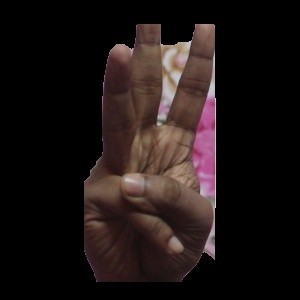
#> input picture Root/grabcut_img/W/W_1259.jpg, 300 x 300 px
$ python -i mp_runtime.py   (imports and definitions only)   (older library calls are emulated)
#> lines starting #> are read from the running program, lines starting #| are printed output that depends on the picture
import os, glob, csv
import numpy as np
import cv2
import mediapipe as mp
from mediapipe.framework.formats import landmark_pb2
import matplotlib.pyplot as plt
# %matplotlib widget
from matplotlib.pylab import size
import sys
sys.path.append(r"D:\Files\2025_Y4_S2\AMME5710\Major")  # add the folder to the Python path
import pandas as pd
from mpl_toolkits.mplot3d import Axes3D
import AutoGate
from IPython.display import clear_output
import time
import shutil
from tqdm import tqdm


from sklearn.model_selection import StratifiedKFold, cross_val_predict
from sklearn.pipeline import make_pipeline
from sklearn.preprocessing import StandardScaler
from sklearn.neighbors import KNeighborsClassifier
from sklearn.metrics import confusion_matrix, classification_report, accuracy_score
from sklearn.svm import SVC
import seaborn as sns
import joblib


def gray_world_white_balance(img, mask=None):
    """
    Gray-world white balance.
    If a mask is provided, compute averages only within the mask region
    (useful for hand region to avoid background color bias).
    """
    img_f = img.astype(np.float32)
    if mask is not None:
        mask_u8 = (mask > 0).astype(np.uint8)
        avg_b = cv2.mean(img_f[:,:,0], mask_u8)[0]
        avg_g = cv2.mean(img_f[:,:,1], mask_u8)[0]
        avg_r = cv2.mean(img_f[:,:,2], mask_u8)[0]
    else:
        avg_b, avg_g, avg_r = cv2.mean(img_f)[:3]

    avg_gray = (avg_b + avg_g + avg_r) / 3.0
    scale = [
        avg_gray / (avg_b + 1e-6),
        avg_gray / (avg_g + 1e-6),
        avg_gray / (avg_r + 1e-6)
    ]

    img_f[:,:,0] *= scale[0]
    img_f[:,:,1] *= scale[1]
    img_f[:,:,2] *= scale[2]
    return np.clip(img_f, 0, 255).astype(np.uint8)


def adjust_gamma(img, gamma=1.0):
    """
    Apply gamma correction.
    Note: gamma > 1 brightens the image; gamma < 1 darkens it.
    """
    invGamma = 1.0 / max(gamma, 1e-6)
    table = ((np.arange(256) / 255.0) ** invGamma * 255.0).astype(np.uint8)
    return cv2.LUT(img, table)


def clahe_on_l_lab(img_bgr, clip=2.0, tile=(8,8), mask=None):
    """
    Apply CLAHE (local contrast enhancement) on the L channel in Lab color space.
    If a mask is provided, only enhance the masked region (e.g., hand area).
    """
    lab = cv2.cvtColor(img_bgr, cv2.COLOR_BGR2LAB)
    L, a, b = cv2.split(lab)
    clahe = cv2.createCLAHE(clipLimit=float(clip), tileGridSize=tuple(tile))

    if mask is None:
        Lc = clahe.apply(L)
    else:
        Lc_all = clahe.apply(L)
        Lc = L.copy()
        Lc[mask > 0] = Lc_all[mask > 0]

    merged = cv2.merge([Lc, a, b])
    return cv2.cvtColor(merged, cv2.COLOR_LAB2BGR)


def denoise(img):
    """Light denoising using median filter and Non-local Means."""
    img = cv2.medianBlur(img, 3)
    return img


def normalize_hand_image(
    img_bgr,
    mask=None,              # optional binary mask for hand region
    use_hist_eq=False,      # optional global histogram equalization
    use_clahe=True,         # recommended for local contrast enhancement
    clahe_clip=2.0,
    clahe_tile=(12,12),
    auto_gamma=True,
    denoise_after=True
):
    """
    Unified image normalization pipeline for hand gesture preprocessing.

    Steps:
      1. Gray-world white balance
      2. Adaptive gamma correction
      3. Optional global histogram equalization
      4. CLAHE on L channel in Lab
      5. Optional denoising

    Notes:
      - If both hist_eq and CLAHE are enabled, run CLAHE last.
      - For dark images, gamma > 1.2 brightens them.
      - For bright images, gamma < 1.0 darkens them slightly.
      - If mask is provided, color and contrast are computed only on hand region.
    """
    img = img_bgr.copy()

    # 1) White balance (preferably on hand region only)
    img = gray_world_white_balance(img, mask=mask)

    # 2) Adaptive gamma correction
    if auto_gamma:
        if mask is not None:
            mean_lum = float(cv2.mean(cv2.cvtColor(img, cv2.COLOR_BGR2GRAY), (mask>0).astype(np.uint8))[0])
        else:
            mean_lum = float(np.mean(cv2.cvtColor(img, cv2.COLOR_BGR2GRAY)))

        # empirical thresholds
        if mean_lum < 100:
            gamma = 1.25  # brighten dark images
        elif mean_lum > 170:
            gamma = 0.9   # slightly darken overly bright images
        else:
            gamma = 1.0   # keep as-is

        img = adjust_gamma(img, gamma)

    # 3) Optional global histogram equalization
    if use_hist_eq:
        ycrcb = cv2.cvtColor(img, cv2.COLOR_BGR2YCrCb)
        y, cr, cb = cv2.split(ycrcb)
        y_eq = cv2.equalizeHist(y)
        img = cv2.cvtColor(cv2.merge([y_eq, cr, cb]), cv2.COLOR_YCrCb2BGR)

    # 4) CLAHE on L channel
    if use_clahe:
        img = clahe_on_l_lab(img, clip=clahe_clip, tile=clahe_tile, mask=mask)
        img = adjust_gamma(img, gamma=1.3)

    # 5) Optional denoising
    if denoise_after:
        img = denoise(img)

    return img

# Landmark indices (MediaPipe)
WRIST=0
TH_1, TH_2, TH_3, TH_4 = 1,2,3,4
IN_1, IN_2, IN_3, IN_4 = 5,6,7,8
MI_1, MI_2, MI_3, MI_4 = 9,10,11,12
RI_1, RI_2, RI_3, RI_4 = 13,14,15,16
PI_1, PI_2, PI_3, PI_4 = 17,18,19,20

# Chains (edges) for fingers
FINGERS = [
    [WRIST, TH_1, TH_2, TH_3, TH_4],
    [WRIST, IN_1, IN_2, IN_3, IN_4],
    [WRIST, MI_1, MI_2, MI_3, MI_4],
    [WRIST, RI_1, RI_2, RI_3, RI_4],
    [WRIST, PI_1, PI_2, PI_3, PI_4],
]

EDGES = []
# [2 lines not run here, left out]

HAND_CONNECTIONS = [
    (0,1), (1,2), (2,3), (3,4),        # thumb
    (0,5), (5,6), (6,7), (7,8),        # index
    (0,9), (9,10), (10,11), (11,12),   # middle
    (0,13), (13,14), (14,15), (15,16), # ring
    (0,17), (17,18), (18,19), (19,20)  # pinky
]

# Helper: display image with correct color handling
# [15 lines left out: function show_image, not called in this run]

# -------- Utilities --------
def ensure_dir(p):
    os.makedirs(p, exist_ok=True)
    return p

# [197 lines left out: functions normalize_landmarks_xy, landmarks_to_feature, draw_landmarks_bgr, grabcut_mask_from_landmarks, process_image_with_mediapipe, run_folder, not called in this run]


# [32 lines of commented-out code are left out]
WRIST = 0
MCP_INDEX, MCP_MIDDLE, MCP_RING, MCP_PINKY = 5, 9, 13, 17
TIP_THUMB = 4
TIP_IDS = [4, 8, 12, 16, 20]  # thumb→pinky tips

# ---- Small helpers ----
def _nz(v, eps=1e-9):
    n = np.linalg.norm(v)
    return v / (n + eps)

# [239 lines left out: functions mp_to_camera_frame, kabsch, normalize_hand_orientation, get_proximal_phalange_lengths, get_middle_phalange_lengths, joint_distance and 2 more, not called in this run]


# --- 1  Source & destination paths ---
src_root = r"D:\Files\2025_Y4_S2\AMME5710\Major\MediaPipeOutput"
dst_root = r"D:\Files\2025_Y4_S2\AMME5710\Major\NormalizedOutput"

# --- 2  Find all subfolder CSVs ---
csv_files = glob.glob(os.path.join(src_root, "*", "features63.csv"))
# [1 line not run here, left out]

# --- 3  Utility functions ---


def ensure_dir(path):
    os.makedirs(path, exist_ok=True)
    return path

# [36 lines left out: function mirror_and_save, not called in this run]


# [61 lines of commented-out code are left out]


import os, glob, re
import numpy as np
import pandas as pd
import cv2

# =========================
# Config
# =========================
BASE_FOLDER   = r"D:\Files\2025_Y4_S2\AMME5710\Major"
NORM_ROOT     = os.path.join(BASE_FOLDER, "NormalizedOutput")  # where features63_normalized.csv live (per class)
TYPE01_ROOT   = os.path.join(BASE_FOLDER, "Type_01")          # original images root by class (A,B,C,...)
OUT_CSV       = os.path.join(NORM_ROOT, "combined_features.csv")
POSSIBLE_EXTS = [".jpg", ".png", ".jpeg", ".JPG", ".PNG", ".JPEG"]


# =========================
# Hand topology / helpers
# =========================
# MediaPipe Hands indices
WRIST = 0
MCP_INDEX, MCP_MIDDLE, MCP_RING, MCP_PINKY = 5, 9, 13, 17
TIP_THUMB, TIP_INDEX, TIP_MIDDLE, TIP_RING, TIP_PINKY = 4, 8, 12, 16, 20

# Edges for bone-length features (21 joints)
EDGES = [
    (0,1),(1,2),(2,3),(3,4),          # thumb
    (0,5),(5,6),(6,7),(7,8),          # index
    (0,9),(9,10),(10,11),(11,12),     # middle
    (0,13),(13,14),(14,15),(15,16),   # ring
    (0,17),(17,18),(18,19),(19,20)    # pinky
]

FINGER_CHAINS = {
    "thumb":  [0,1,2,3,4],
    "index":  [0,5,6,7,8],
    "middle": [0,9,10,11,12],
    "ring":   [0,13,14,15,16],
    "pinky":  [0,17,18,19,20],
}

# [86 lines left out: functions _angle, _palm_quad_area_2d, _joint_angles, _spread_measures, _img_features, not called in this run]


# =========================
# FeatureCombiner
# =========================

class FeatureCombiner:
    """
    Receives:
      - img_bgr: original image (OpenCV BGR)
      - feat63:  (63,) flattened [x,y,z]*21  (typically canonical/normalized in your pipeline)
    Returns:
      dict of features (geometry + image stats).
    """
    def __init__(self, include_original63=False):
        self.include_original63 = include_original63

    # [150 lines left out: functions compute, load_per_class_csvs, find_original_image_path, main, not called in this run]


import cv2
import mediapipe as mp

# [51 lines of commented-out code are left out]


# [62 lines left out: function main, not called in this run]


# [2 lines not run here, left out]

>>> import cv2
>>> picture = cv2.imread('Root/grabcut_img/W/W_1259.jpg')
#> picture is the input picture: shape (300, 300, 3); mean B, G, R 20.1, 21, 29.5
>>> result = normalize_hand_image(picture)
#> in gray_world_white_balance, `avg_b, avg_g, avg_r = cv2.mean(img_f)[:3]`: avg_b = 20.06; avg_g = 21.04; avg_r = 29.45
#> in gray_world_white_balance, `avg_gray = (avg_b + avg_g + avg_r) / 3.0`: avg_gray = 23.52
#> in gray_world_white_balance, `scale = [ avg_gray / (avg_b + 1e-6), avg_gray / (avg_g + 1e-6), avg_gr..`: scale = [1.17, 1.12, 0.799]
#> in gray_world_white_balance, `img_f[:,:,0] *= scale[0]`:
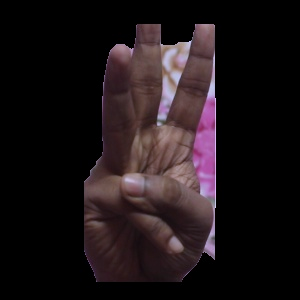
#> img_f: shape (300, 300, 3) float32; mean B, G, R 23.5, 21, 29.5; drawn with min black and max white
#> in gray_world_white_balance, `img_f[:,:,2] *= scale[2]`:
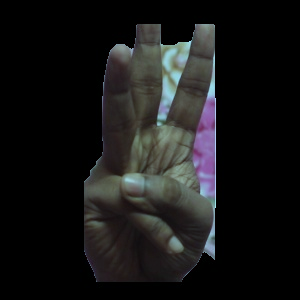
#> img_f: shape (300, 300, 3) float32; mean B, G, R 23.5, 23.5, 23.5; drawn with min black and max white
#> in normalize_hand_image, `mean_lum = float(np.mean(cv2.cvtColor(img, cv2.COLOR_BGR2GRAY)))`: mean_lum = 23.35
#> in clahe_on_l_lab, `lab = cv2.cvtColor(img_bgr, cv2.COLOR_BGR2LAB)`: lab: shape (300, 300, 3); mean of channels 0, 1, 2 31, 128.2, 128.2
#> in clahe_on_l_lab, `L, a, b = cv2.split(lab)`:
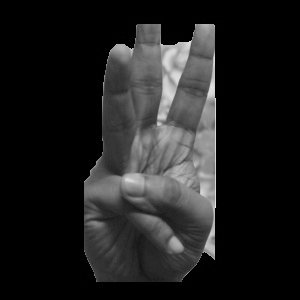
#> L: shape (300, 300); min 0, max 232, mean 31
#> in clahe_on_l_lab, `L, a, b = cv2.split(lab)`:
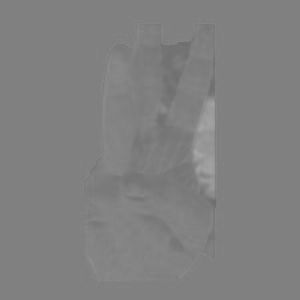
#> a: shape (300, 300); min 109, max 165, mean 128.2
#> in clahe_on_l_lab, `Lc = clahe.apply(L)`:
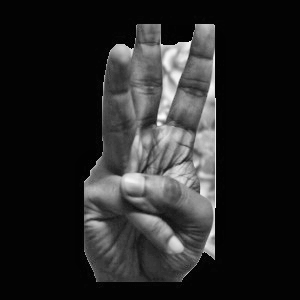
#> Lc: shape (300, 300); min 2, max 251, mean 37.1
#> in clahe_on_l_lab, `merged = cv2.merge([Lc, a, b])`: merged: shape (300, 300, 3); mean of channels 0, 1, 2 37.1, 128.2, 128.2
#> in clahe_on_l_lab, `return cv2.cvtColor(merged, cv2.COLOR_LAB2BGR)`:
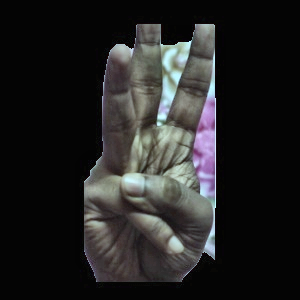
#> returned value: shape (300, 300, 3); mean B, G, R 35.6, 35.7, 36
#> call 2 of adjust_gamma, with gamma = 1.3
#> in adjust_gamma (call 2), `return cv2.LUT(img, table)`:
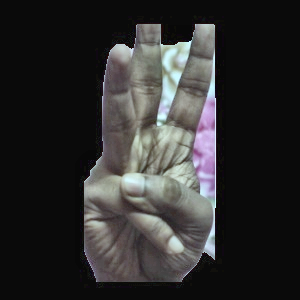
#> returned value: shape (300, 300, 3); mean of channels 0, 1, 2 46.3, 46.5, 47.1; drawn as B, G, R

$ run again, on Root/grabcut_img/W/W_56.jpg
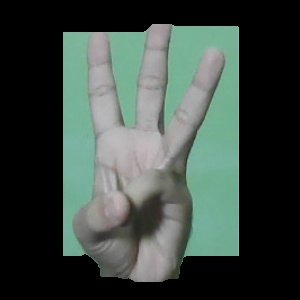
#> input picture Root/grabcut_img/W/W_56.jpg, 300 x 300 px
#> picture is the input picture: shape (300, 300, 3); mean B, G, R 65.8, 71.8, 60
#> avg_b = 65.76; avg_g = 71.82; avg_r = 59.98
#> avg_gray = 65.85
#> scale = [1, 0.917, 1.1]
#> mean_lum = 65.64
#> lab: shape (300, 300, 3); mean of channels 0, 1, 2 77.1, 128.1, 128.1
#> in clahe_on_l_lab, `L, a, b = cv2.split(lab)`:
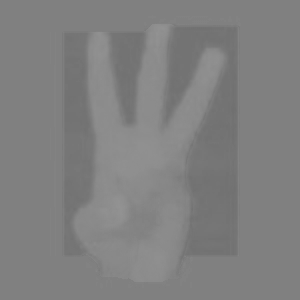
#> a: shape (300, 300); min 112, max 147, mean 128.1
#> merged: shape (300, 300, 3); mean of channels 0, 1, 2 82.2, 128.1, 128.1
#> in adjust_gamma (call 2), `return cv2.LUT(img, table)`:
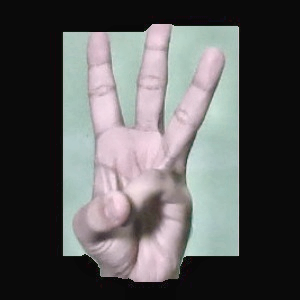
#> returned value: shape (300, 300, 3); mean of channels 0, 1, 2 90, 90, 90; drawn as B, G, R

$ run again, on Root/grabcut_img/W/W_642.jpg
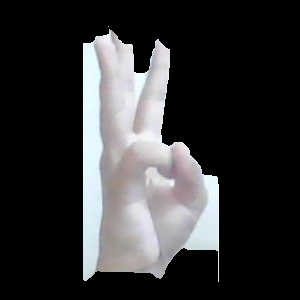
#> input picture Root/grabcut_img/W/W_642.jpg, 300 x 300 px
#> picture is the input picture: shape (300, 300, 3); mean B, G, R 53.5, 52.4, 52.3
#> avg_b = 53.54; avg_g = 52.39; avg_r = 52.34
#> avg_gray = 52.76
#> scale = [0.985, 1.01, 1.01]
#> mean_lum = 52.63
#> lab: shape (300, 300, 3); mean of channels 0, 1, 2 56.4, 128, 128
#> in clahe_on_l_lab, `L, a, b = cv2.split(lab)`:
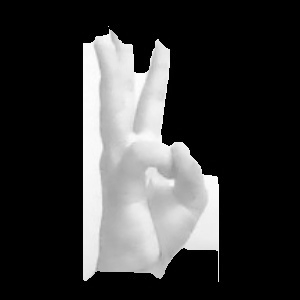
#> L: shape (300, 300); min 0, max 254, mean 56.4
#> in clahe_on_l_lab, `Lc = clahe.apply(L)`:
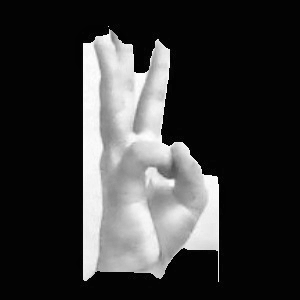
#> Lc: shape (300, 300); min 2, max 255, mean 55.5
#> merged: shape (300, 300, 3); mean of channels 0, 1, 2 55.5, 128, 128

$ run again, on Root/grabcut_img/W/W_859.jpg
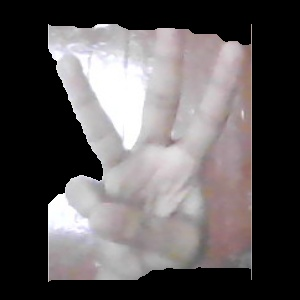
#> input picture Root/grabcut_img/W/W_859.jpg, 300 x 300 px
#> picture is the input picture: shape (300, 300, 3); mean B, G, R 90.2, 89.4, 93.8
#> avg_b = 90.24; avg_g = 89.44; avg_r = 93.81
#> avg_gray = 91.16
#> scale = [1.01, 1.02, 0.972]
#> mean_lum = 90.8
#> lab: shape (300, 300, 3); mean of channels 0, 1, 2 100, 128.1, 128
#> merged: shape (300, 300, 3); mean of channels 0, 1, 2 98.2, 128.1, 128
#> in adjust_gamma (call 2), `return cv2.LUT(img, table)`:
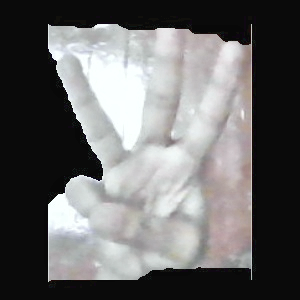
#> returned value: shape (300, 300, 3); mean of channels 0, 1, 2 105.3, 105.2, 105.6; drawn as B, G, R
